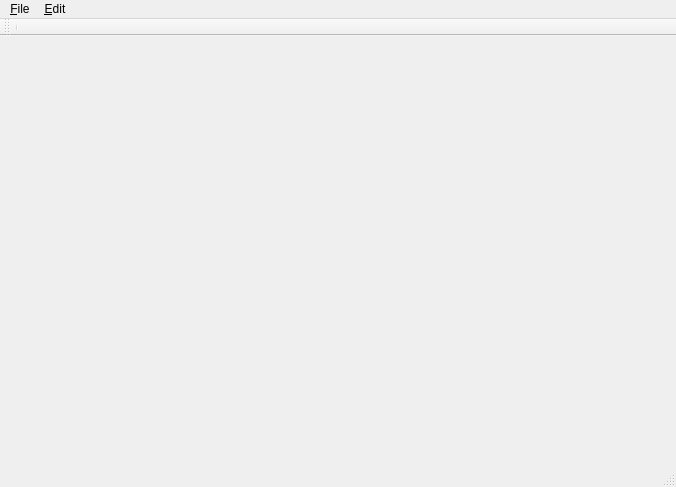
<?xml version="1.0" encoding="UTF-8"?>
<ui version="4.0">
 <class>MainWindow</class>
 <widget class="QMainWindow" name="MainWindow">
  <property name="geometry">
   <rect>
    <x>0</x>
    <y>0</y>
    <width>676</width>
    <height>487</height>
   </rect>
  </property>
  <property name="windowTitle">
   <string>MainWindow</string>
  </property>
  <property name="autoFillBackground">
   <bool>true</bool>
  </property>
  <property name="styleSheet">
   <string notr="true"/>
  </property>
  <property name="unifiedTitleAndToolBarOnMac">
   <bool>true</bool>
  </property>
  <widget class="QWidget" name="centralWidget">
   <widget class="QWidget" name="verticalLayoutWidget">
    <property name="geometry">
     <rect>
      <x>10</x>
      <y>10</y>
      <width>761</width>
      <height>451</height>
     </rect>
    </property>
    <layout class="QVBoxLayout" name="verticalLayout">
     <item>
      <widget class="CanvasWidget" name="mainCanvas" native="true"/>
     </item>
    </layout>
   </widget>
   <widget class="QWidget" name="layoutWidget">
    <property name="geometry">
     <rect>
      <x>10</x>
      <y>470</y>
      <width>233</width>
      <height>24</height>
     </rect>
    </property>
    <layout class="QHBoxLayout" name="horizontalLayout">
     <item>
      <widget class="QRadioButton" name="takeRectangle">
       <property name="cursor">
        <cursorShape>PointingHandCursor</cursorShape>
       </property>
       <property name="text">
        <string>Rectangle</string>
       </property>
      </widget>
     </item>
     <item>
      <widget class="QRadioButton" name="takeParallelogram">
       <property name="cursor">
        <cursorShape>PointingHandCursor</cursorShape>
       </property>
       <property name="text">
        <string>Parallelogram</string>
       </property>
      </widget>
     </item>
    </layout>
   </widget>
  </widget>
  <widget class="QMenuBar" name="menuBar">
   <property name="geometry">
    <rect>
     <x>0</x>
     <y>0</y>
     <width>676</width>
     <height>22</height>
    </rect>
   </property>
   <widget class="QMenu" name="menu_File">
    <property name="title">
     <string>&amp;File</string>
    </property>
    <widget class="QMenu" name="menuExport">
     <property name="title">
      <string>Export</string>
     </property>
     <addaction name="actionExport_SVG"/>
    </widget>
    <addaction name="actionNew"/>
    <addaction name="actionOpen"/>
    <addaction name="separator"/>
    <addaction name="actionSave"/>
    <addaction name="actionSaveAs"/>
    <addaction name="separator"/>
    <addaction name="menuExport"/>
    <addaction name="separator"/>
    <addaction name="actionClose"/>
    <addaction name="separator"/>
    <addaction name="actionPrint"/>
   </widget>
   <widget class="QMenu" name="menu_Edit">
    <property name="title">
     <string>&amp;Edit</string>
    </property>
    <addaction name="actionUndo"/>
    <addaction name="actionRedo"/>
    <addaction name="separator"/>
    <addaction name="actionCut"/>
    <addaction name="actionCopy"/>
    <addaction name="actionPaste"/>
    <addaction name="actionDelete"/>
    <addaction name="separator"/>
    <addaction name="actionSelectAll"/>
   </widget>
   <addaction name="menu_File"/>
   <addaction name="menu_Edit"/>
  </widget>
  <widget class="QToolBar" name="mainToolBar">
   <attribute name="toolBarArea">
    <enum>TopToolBarArea</enum>
   </attribute>
   <attribute name="toolBarBreak">
    <bool>false</bool>
   </attribute>
   <addaction name="separator"/>
  </widget>
  <widget class="QStatusBar" name="statusBar"/>
  <action name="actionOpen">
   <property name="text">
    <string>&amp;Open</string>
   </property>
   <property name="shortcut">
    <string>Ctrl+O</string>
   </property>
  </action>
  <action name="actionNew">
   <property name="text">
    <string>New</string>
   </property>
   <property name="shortcut">
    <string>Ctrl+N</string>
   </property>
  </action>
  <action name="actionSave">
   <property name="text">
    <string>Save</string>
   </property>
   <property name="shortcut">
    <string>Ctrl+S</string>
   </property>
  </action>
  <action name="actionSaveAs">
   <property name="text">
    <string>Save As</string>
   </property>
   <property name="shortcut">
    <string>Ctrl+Shift+S</string>
   </property>
  </action>
  <action name="actionPrint">
   <property name="text">
    <string>Print...</string>
   </property>
   <property name="shortcut">
    <string>Ctrl+P</string>
   </property>
  </action>
  <action name="actionClose">
   <property name="text">
    <string>Close</string>
   </property>
   <property name="shortcut">
    <string>Ctrl+W</string>
   </property>
  </action>
  <action name="actionUndo">
   <property name="text">
    <string>Undo</string>
   </property>
   <property name="shortcut">
    <string>Ctrl+Z</string>
   </property>
  </action>
  <action name="actionRedo">
   <property name="text">
    <string>Redo</string>
   </property>
   <property name="shortcut">
    <string>Ctrl+Shift+Z</string>
   </property>
  </action>
  <action name="actionCut">
   <property name="text">
    <string>Cut</string>
   </property>
   <property name="shortcut">
    <string>Ctrl+X</string>
   </property>
  </action>
  <action name="actionCopy">
   <property name="text">
    <string>Copy</string>
   </property>
   <property name="shortcut">
    <string>Ctrl+C</string>
   </property>
  </action>
  <action name="actionPaste">
   <property name="text">
    <string>Paste</string>
   </property>
   <property name="shortcut">
    <string>Ctrl+V</string>
   </property>
  </action>
  <action name="actionDelete">
   <property name="text">
    <string>Delete</string>
   </property>
   <property name="shortcut">
    <string>Backspace, Del</string>
   </property>
  </action>
  <action name="actionSelectAll">
   <property name="text">
    <string>Select All</string>
   </property>
   <property name="shortcut">
    <string>Ctrl+A</string>
   </property>
  </action>
  <action name="actionExport_SVG">
   <property name="text">
    <string>Export SVG ...</string>
   </property>
  </action>
 </widget>
 <layoutdefault spacing="6" margin="11"/>
 <customwidgets>
  <customwidget>
   <class>CanvasWidget</class>
   <extends>QWidget</extends>
   <header>canvaswidget.h</header>
   <container>1</container>
  </customwidget>
 </customwidgets>
 <resources/>
 <connections/>
</ui>
